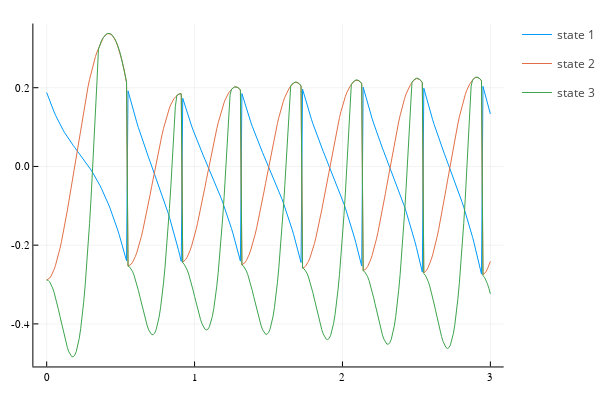
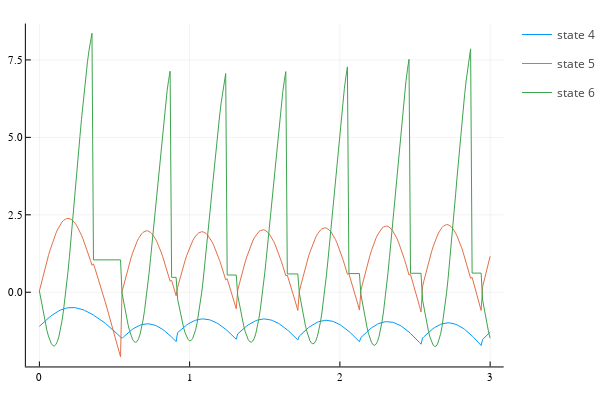
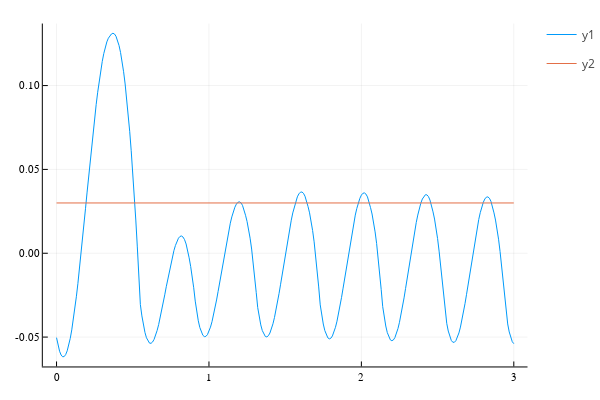
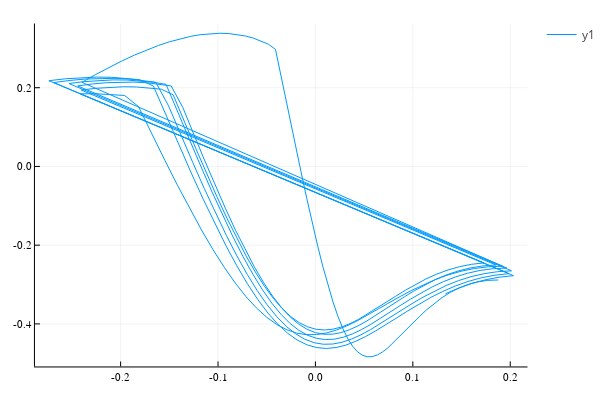

Source (notebook cell) for these figures, in order:
### Code cell
mode0 = 1
t = 3.0
dt = .01

q1 = 0.1877
q2 = -0.2884
q3 = q2
q̇1 = -1.1014
q̇2 = 0.0399
q̇3 = q̇2

xmean = [q1, q2, q3, q̇1, q̇2, q̇3]

p = (L = 1, a1 = 0.375, b1 = 0.125, a2 = 0.175, b2 = 0.375, mH = 0.5, mt = 0.5, ms = 0.05, g = 9.81, slope = 0.03)

#Nominal Trajectory
nom_states, _, times, nom_modes,nom_impact_states,_ = sim_system(xmean,mode0,dynamics,resets,guards,0,0,0,t,dt)
state_matrix = hcat(nom_states...)

plot()
[plot!(times,state_matrix[i,:], label = "state $i") for i in 1:3]
display(plot!())

plot()
[plot!(times,state_matrix[i,:], label = "state $i") for i in 4:6]
display(plot!())

plot(times, (state_matrix[1,:] .+ state_matrix[2,:])/2)
plot!(times, ones(size(times)) * p.slope)
display(plot!())

for i = 1:3
    plot()
    plot(state_matrix[i,:], state_matrix[i+2,:], label = "joint $i")
    display(plot!())
end

plot(times, nom_modes, label = "modes")
display(plot!())

slope = p.slope

# Initialize an Animation objects
anim = Animation()
lim = 1.5

timesteps = size(state_matrix,2)
# Loop to create frames
for i in 1:timesteps
    js = hcat(q2joints(state_matrix[:,i])...)
    # Plot the data
    xs = -lim:lim
    ys = -slope * xs
    plot(xs, ys, linestyle=:solid, label="Ground", color="black")
    plot!(js[1,:], js[2,:], xlim=(-lim,lim),
                            ylim=(-lim,lim), 
                            label="Points", 
                            color="blue", 
                            linestyle=:solid, 
                            marker=:circle, 
                            aspect_ratio=:equal)
    # Add frame to animation
    frame(anim)
end
# Save the animation as a gif
gif(anim, "walker.gif", fps = 30)

### Figure 1 — Plotly figure (JSON) as saved in the notebook; plotly's stock layout.template omitted (floating-point values rounded to 4 significant figures; data arrays with more than 128 entries replaced by an {"elided": "..."} marker saying what was removed)
{"data": [{"colorbar": {"title": ""}, "legendgroup": "state 1", "line": {"color": "rgba(0, 154, 250, 1.000)", "dash": "solid", "shape": "linear", "width": 1}, "mode": "lines", "name": "state 1", "showlegend": true, "type": "scatter", "x": {"elided": "301 float values"}, "xaxis": "x", "y": {"elided": "301 float values"}, "yaxis": "y", "zmax": null, "zmin": null}, {"colorbar": {"title": ""}, "legendgroup": "state 2", "line": {"color": "rgba(227, 111, 71, 1.000)", "dash": "solid", "shape": "linear", "width": 1}, "mode": "lines", "name": "state 2", "showlegend": true, "type": "scatter", "x": {"elided": "301 float values"}, "xaxis": "x", "y": {"elided": "301 float values"}, "yaxis": "y", "zmax": null, "zmin": null}, {"colorbar": {"title": ""}, "legendgroup": "state 3", "line": {"color": "rgba(62, 164, 78, 1.000)", "dash": "solid", "shape": "linear", "width": 1}, "mode": "lines", "name": "state 3", "showlegend": true, "type": "scatter", "x": {"elided": "301 float values"}, "xaxis": "x", "y": {"elided": "301 float values"}, "yaxis": "y", "zmax": null, "zmin": null}], "layout": {"annotations": [], "height": 400, "legend_position": {"bgcolor": "rgba(255, 255, 255, 1.000)", "bordercolor": "rgba(0, 0, 0, 1.000)", "borderwidth": 1, "font": {"color": "rgba(0, 0, 0, 1.000)", "family": "sans-serif", "size": 11}, "title": {"font": {"color": "rgba(0, 0, 0, 1.000)", "family": "sans-serif", "size": 15}, "text": ""}, "tracegroupgap": 0, "traceorder": "normal", "x": 1, "xanchor": "auto", "y": 1, "yanchor": "auto"}, "margin": {"b": 20, "l": 0, "r": 0, "t": 20}, "paper_bgcolor": "rgba(255, 255, 255, 1.000)", "plot_bgcolor": "rgba(255, 255, 255, 1.000)", "showlegend": true, "width": 600, "xaxis": {"anchor": "y", "domain": [0.06582, 0.9934], "gridcolor": "rgba(0, 0, 0, 0.100)", "gridwidth": 0.5, "linecolor": "rgba(0, 0, 0, 1.000)", "mirror": false, "range": [-0.09, 3.09], "showgrid": true, "showline": true, "showticklabels": true, "tickangle": 0, "tickcolor": "rgb(0, 0, 0)", "tickfont": {"color": "rgba(0, 0, 0, 1.000)", "family": "sans-serif", "size": 11}, "tickmode": "array", "ticks": "inside", "ticktext": ["0", "1", "2", "3"], "tickvals": [0, 1, 2, 3], "title": "", "titlefont": {"color": "rgba(0, 0, 0, 1.000)", "family": "sans-serif", "size": 15}, "type": "-", "visible": true, "zeroline": false, "zerolinecolor": "rgba(0, 0, 0, 1.000)"}, "yaxis": {"anchor": "x", "domain": [0.03762, 0.9902], "gridcolor": "rgba(0, 0, 0, 0.100)", "gridwidth": 0.5, "linecolor": "rgba(0, 0, 0, 1.000)", "mirror": false, "range": [-0.5081, 0.363], "showgrid": true, "showline": true, "showticklabels": true, "tickangle": 0, "tickcolor": "rgb(0, 0, 0)", "tickfont": {"color": "rgba(0, 0, 0, 1.000)", "family": "sans-serif", "size": 11}, "tickmode": "array", "ticks": "inside", "ticktext": ["-0.4", "-0.2", "0.0", "0.2"], "tickvals": [-0.4, -0.2, 0, 0.2], "title": "", "titlefont": {"color": "rgba(0, 0, 0, 1.000)", "family": "sans-serif", "size": 15}, "type": "-", "visible": true, "zeroline": false, "zerolinecolor": "rgba(0, 0, 0, 1.000)"}}}

### Figure 2 — Plotly figure (JSON) as saved in the notebook; plotly's stock layout.template omitted (floating-point values rounded to 4 significant figures; data arrays with more than 128 entries replaced by an {"elided": "..."} marker saying what was removed)
{"data": [{"colorbar": {"title": ""}, "legendgroup": "state 4", "line": {"color": "rgba(0, 154, 250, 1.000)", "dash": "solid", "shape": "linear", "width": 1}, "mode": "lines", "name": "state 4", "showlegend": true, "type": "scatter", "x": {"elided": "301 float values"}, "xaxis": "x", "y": {"elided": "301 float values"}, "yaxis": "y", "zmax": null, "zmin": null}, {"colorbar": {"title": ""}, "legendgroup": "state 5", "line": {"color": "rgba(227, 111, 71, 1.000)", "dash": "solid", "shape": "linear", "width": 1}, "mode": "lines", "name": "state 5", "showlegend": true, "type": "scatter", "x": {"elided": "301 float values"}, "xaxis": "x", "y": {"elided": "301 float values"}, "yaxis": "y", "zmax": null, "zmin": null}, {"colorbar": {"title": ""}, "legendgroup": "state 6", "line": {"color": "rgba(62, 164, 78, 1.000)", "dash": "solid", "shape": "linear", "width": 1}, "mode": "lines", "name": "state 6", "showlegend": true, "type": "scatter", "x": {"elided": "301 float values"}, "xaxis": "x", "y": {"elided": "301 float values"}, "yaxis": "y", "zmax": null, "zmin": null}], "layout": {"annotations": [], "height": 400, "legend_position": {"bgcolor": "rgba(255, 255, 255, 1.000)", "bordercolor": "rgba(0, 0, 0, 1.000)", "borderwidth": 1, "font": {"color": "rgba(0, 0, 0, 1.000)", "family": "sans-serif", "size": 11}, "title": {"font": {"color": "rgba(0, 0, 0, 1.000)", "family": "sans-serif", "size": 15}, "text": ""}, "tracegroupgap": 0, "traceorder": "normal", "x": 1, "xanchor": "auto", "y": 1, "yanchor": "auto"}, "margin": {"b": 20, "l": 0, "r": 0, "t": 20}, "paper_bgcolor": "rgba(255, 255, 255, 1.000)", "plot_bgcolor": "rgba(255, 255, 255, 1.000)", "showlegend": true, "width": 600, "xaxis": {"anchor": "y", "domain": [0.05101, 0.9934], "gridcolor": "rgba(0, 0, 0, 0.100)", "gridwidth": 0.5, "linecolor": "rgba(0, 0, 0, 1.000)", "mirror": false, "range": [-0.09, 3.09], "showgrid": true, "showline": true, "showticklabels": true, "tickangle": 0, "tickcolor": "rgb(0, 0, 0)", "tickfont": {"color": "rgba(0, 0, 0, 1.000)", "family": "sans-serif", "size": 11}, "tickmode": "array", "ticks": "inside", "ticktext": ["0", "1", "2", "3"], "tickvals": [0, 1, 2, 3], "title": "", "titlefont": {"color": "rgba(0, 0, 0, 1.000)", "family": "sans-serif", "size": 15}, "type": "-", "visible": true, "zeroline": false, "zerolinecolor": "rgba(0, 0, 0, 1.000)"}, "yaxis": {"anchor": "x", "domain": [0.03762, 0.9902], "gridcolor": "rgba(0, 0, 0, 0.100)", "gridwidth": 0.5, "linecolor": "rgba(0, 0, 0, 1.000)", "mirror": false, "range": [-2.396, 8.675], "showgrid": true, "showline": true, "showticklabels": true, "tickangle": 0, "tickcolor": "rgb(0, 0, 0)", "tickfont": {"color": "rgba(0, 0, 0, 1.000)", "family": "sans-serif", "size": 11}, "tickmode": "array", "ticks": "inside", "ticktext": ["0.0", "2.5", "5.0", "7.5"], "tickvals": [0, 2.5, 5, 7.5], "title": "", "titlefont": {"color": "rgba(0, 0, 0, 1.000)", "family": "sans-serif", "size": 15}, "type": "-", "visible": true, "zeroline": false, "zerolinecolor": "rgba(0, 0, 0, 1.000)"}}}

### Figure 3 — Plotly figure (JSON) as saved in the notebook; plotly's stock layout.template omitted (floating-point values rounded to 4 significant figures; data arrays with more than 128 entries replaced by an {"elided": "..."} marker saying what was removed)
{"data": [{"colorbar": {"title": ""}, "legendgroup": "y1", "line": {"color": "rgba(0, 154, 250, 1.000)", "dash": "solid", "shape": "linear", "width": 1}, "mode": "lines", "name": "y1", "showlegend": true, "type": "scatter", "x": {"elided": "301 float values"}, "xaxis": "x", "y": {"elided": "301 float values"}, "yaxis": "y", "zmax": null, "zmin": null}, {"colorbar": {"title": ""}, "legendgroup": "y2", "line": {"color": "rgba(227, 111, 71, 1.000)", "dash": "solid", "shape": "linear", "width": 1}, "mode": "lines", "name": "y2", "showlegend": true, "type": "scatter", "x": {"elided": "301 float values"}, "xaxis": "x", "y": {"elided": "301 float values"}, "yaxis": "y", "zmax": null, "zmin": null}], "layout": {"annotations": [], "height": 400, "legend_position": {"bgcolor": "rgba(255, 255, 255, 1.000)", "bordercolor": "rgba(0, 0, 0, 1.000)", "borderwidth": 1, "font": {"color": "rgba(0, 0, 0, 1.000)", "family": "sans-serif", "size": 11}, "title": {"font": {"color": "rgba(0, 0, 0, 1.000)", "family": "sans-serif", "size": 15}, "text": ""}, "tracegroupgap": 0, "traceorder": "normal", "x": 1, "xanchor": "auto", "y": 1, "yanchor": "auto"}, "margin": {"b": 20, "l": 0, "r": 0, "t": 20}, "paper_bgcolor": "rgba(255, 255, 255, 1.000)", "plot_bgcolor": "rgba(255, 255, 255, 1.000)", "showlegend": true, "width": 600, "xaxis": {"anchor": "y", "domain": [0.08064, 0.9934], "gridcolor": "rgba(0, 0, 0, 0.100)", "gridwidth": 0.5, "linecolor": "rgba(0, 0, 0, 1.000)", "mirror": false, "range": [-0.09, 3.09], "showgrid": true, "showline": true, "showticklabels": true, "tickangle": 0, "tickcolor": "rgb(0, 0, 0)", "tickfont": {"color": "rgba(0, 0, 0, 1.000)", "family": "sans-serif", "size": 11}, "tickmode": "array", "ticks": "inside", "ticktext": ["0", "1", "2", "3"], "tickvals": [0, 1, 2, 3], "title": "", "titlefont": {"color": "rgba(0, 0, 0, 1.000)", "family": "sans-serif", "size": 15}, "type": "-", "visible": true, "zeroline": false, "zerolinecolor": "rgba(0, 0, 0, 1.000)"}, "yaxis": {"anchor": "x", "domain": [0.03762, 0.9902], "gridcolor": "rgba(0, 0, 0, 0.100)", "gridwidth": 0.5, "linecolor": "rgba(0, 0, 0, 1.000)", "mirror": false, "range": [-0.06751, 0.137], "showgrid": true, "showline": true, "showticklabels": true, "tickangle": 0, "tickcolor": "rgb(0, 0, 0)", "tickfont": {"color": "rgba(0, 0, 0, 1.000)", "family": "sans-serif", "size": 11}, "tickmode": "array", "ticks": "inside", "ticktext": ["-0.05", "0.00", "0.05", "0.10"], "tickvals": [-0.05, 0, 0.05, 0.1], "title": "", "titlefont": {"color": "rgba(0, 0, 0, 1.000)", "family": "sans-serif", "size": 15}, "type": "-", "visible": true, "zeroline": false, "zerolinecolor": "rgba(0, 0, 0, 1.000)"}}}

### Figure 4 — Plotly figure (JSON) as saved in the notebook; plotly's stock layout.template omitted (floating-point values rounded to 4 significant figures; data arrays with more than 128 entries replaced by an {"elided": "..."} marker saying what was removed)
{"data": [{"colorbar": {"title": ""}, "legendgroup": "y1", "line": {"color": "rgba(0, 154, 250, 1.000)", "dash": "solid", "shape": "linear", "width": 1}, "mode": "lines", "name": "y1", "showlegend": true, "type": "scatter", "x": {"elided": "301 float values"}, "xaxis": "x", "y": {"elided": "301 float values"}, "yaxis": "y", "zmax": null, "zmin": null}], "layout": {"annotations": [], "height": 400, "legend_position": {"bgcolor": "rgba(255, 255, 255, 1.000)", "bordercolor": "rgba(0, 0, 0, 1.000)", "borderwidth": 1, "font": {"color": "rgba(0, 0, 0, 1.000)", "family": "sans-serif", "size": 11}, "title": {"font": {"color": "rgba(0, 0, 0, 1.000)", "family": "sans-serif", "size": 15}, "text": ""}, "tracegroupgap": 0, "traceorder": "normal", "x": 1, "xanchor": "auto", "y": 1, "yanchor": "auto"}, "margin": {"b": 20, "l": 0, "r": 0, "t": 20}, "paper_bgcolor": "rgba(255, 255, 255, 1.000)", "plot_bgcolor": "rgba(255, 255, 255, 1.000)", "showlegend": true, "width": 600, "xaxis": {"anchor": "y", "domain": [0.06582, 0.9934], "gridcolor": "rgba(0, 0, 0, 0.100)", "gridwidth": 0.5, "linecolor": "rgba(0, 0, 0, 1.000)", "mirror": false, "range": [-0.2879, 0.2177], "showgrid": true, "showline": true, "showticklabels": true, "tickangle": 0, "tickcolor": "rgb(0, 0, 0)", "tickfont": {"color": "rgba(0, 0, 0, 1.000)", "family": "sans-serif", "size": 11}, "tickmode": "array", "ticks": "inside", "ticktext": ["-0.2", "-0.1", "0.0", "0.1", "0.2"], "tickvals": [-0.2, -0.1, 0, 0.1, 0.2], "title": "", "titlefont": {"color": "rgba(0, 0, 0, 1.000)", "family": "sans-serif", "size": 15}, "type": "-", "visible": true, "zeroline": false, "zerolinecolor": "rgba(0, 0, 0, 1.000)"}, "yaxis": {"anchor": "x", "domain": [0.03762, 0.9902], "gridcolor": "rgba(0, 0, 0, 0.100)", "gridwidth": 0.5, "linecolor": "rgba(0, 0, 0, 1.000)", "mirror": false, "range": [-0.5081, 0.363], "showgrid": true, "showline": true, "showticklabels": true, "tickangle": 0, "tickcolor": "rgb(0, 0, 0)", "tickfont": {"color": "rgba(0, 0, 0, 1.000)", "family": "sans-serif", "size": 11}, "tickmode": "array", "ticks": "inside", "ticktext": ["-0.4", "-0.2", "0.0", "0.2"], "tickvals": [-0.4, -0.2, 0, 0.2], "title": "", "titlefont": {"color": "rgba(0, 0, 0, 1.000)", "family": "sans-serif", "size": 15}, "type": "-", "visible": true, "zeroline": false, "zerolinecolor": "rgba(0, 0, 0, 1.000)"}}}
